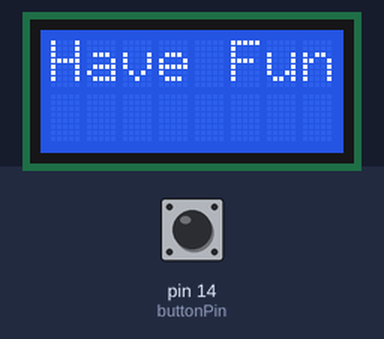
Simulated run of this sketch. Board: Arduino Leonardo, built with avr-gcc and run on an emulated ATmega32U4. Parts: 8×2 character LCD. Inputs (shaded band) come from the test bench; at power-on: pin 14 (buttonPin) LOW. What the sketch prints to the serial monitor is not drawn.

Above: at 1.2 s.
1.3 s: pin 14 (buttonPin) pulled HIGH for 0.15 s
At 2.4 s:
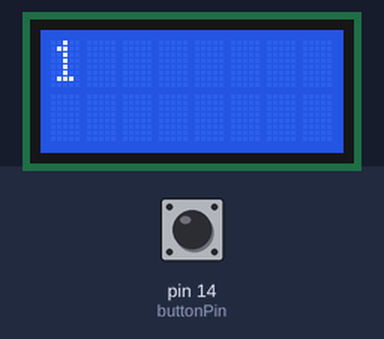
2.9 s: pin 14 (buttonPin) pulled HIGH for 1 s
At 3.6 s:
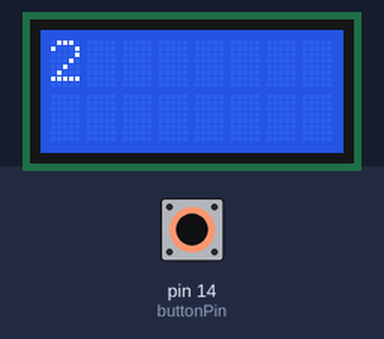
5.4 s: pin 14 (buttonPin) pulled HIGH for 0.15 s
At 6.6 s:
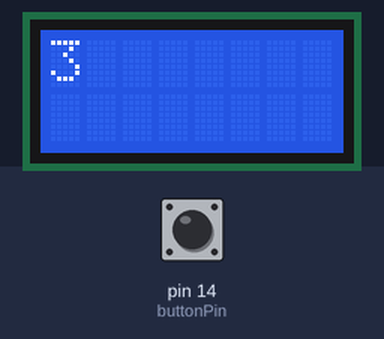
7.0 s: pin 14 (buttonPin) pulled HIGH for 1 s
At 7.9 s:
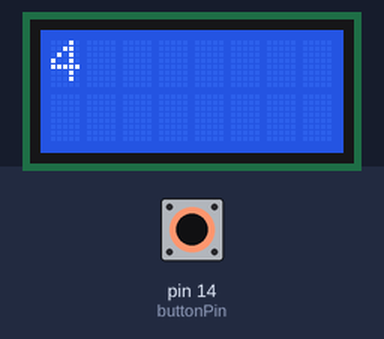
Timing chart, 0 to 10.0 s (numbered marks = the images above; inputs shaded):
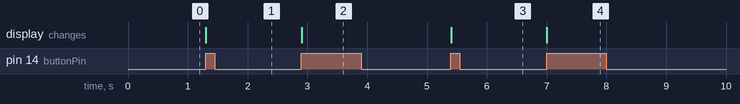

The sketch:

debounce.ino
```cpp
#include "button.h"
#include "Zumo32U4.h"
Zumo32U4LCD lcd;

const int buttonPin = 14; //button A on the Romi
int buttonCount = 0;
int buttonState = digitalRead(buttonPin);


void setup()
{

  Serial.begin(115200);
  Serial.println("Let's hope this works!");
  lcd.clear();
  lcd.print("Have Fun!");

}


void loop()
{

  if(digitalRead(buttonPin) == HIGH && buttonState == LOW)
  {
    Serial.print("button pressed ");
    Serial.print(++buttonCount);
    Serial.println(" times");

    lcd.clear();
    lcd.print(buttonCount);
    buttonState = HIGH;
  }
  else if(digitalRead(buttonPin) == LOW && buttonState == HIGH)
  {
    buttonState = LOW;
  }


}
```

button.cpp
```cpp
#include "button.h"
```

button.h
```cpp
#ifndef __BUTTON_H
#define __BUTTON_H


class Button
{
  public :
//    enum BUTTON_STATE {BUTTON_STABLE, BUTTON_UNSTABLE};
//    BUTTON_STATE state = BUTTON_STABLE;

    int buttonPin = 14;
    int lastBounceTime = 0;
    int debouncedPeriod = 20;
    Button(int pin, int db = 20);
    void Init(bool usePullup = true);
    bool CheckButtonPress(void);
 };


#endif
```

Measured:
- after the input at 1.3 s, the display: changes at once (image 1)
- after the input at 2.9 s, the display: changes at once (image 2)
- after the input at 5.4 s, the display: changes at once (image 3)
- after the input at 7.0 s, the display: changes at once (image 4)
